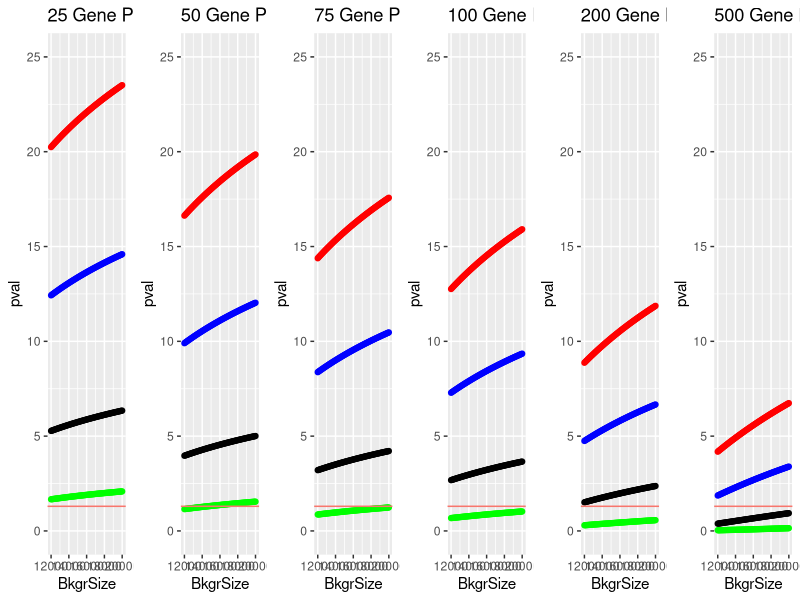
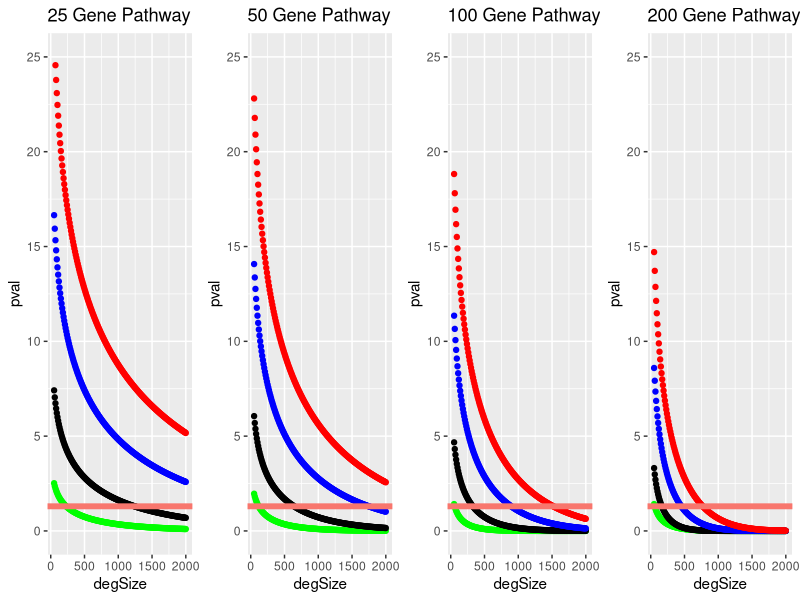

The R source for these figures, in order:
## ---- chunk 1
knitr::opts_chunk$set(echo = TRUE)
## ---- chunk 2
library(ggplot2)
library(tidyverse)
library(ggpubr)
## ---- chunk 3
make.df2 <- function(denomItem){
  a <- data.frame(c(2,degSize),c(pathSize,denomItem))
  x <- fisher.test(a, alternative="greater")
  return(-log(x$p.value,10))
}

make.df5 <- function(denomItem){
  a <- data.frame(c(5,degSize),c(pathSize,denomItem))
  x <- fisher.test(a, alternative="greater")
  return(-log(x$p.value,10))
}

make.df10 <- function(denomItem){
  a <- data.frame(c(10,degSize),c(pathSize,denomItem))
  x <- fisher.test(a, alternative="greater")
  return(-log(x$p.value,10))
}

make.df15 <- function(denomItem){
  a <- data.frame(c(15,degSize),c(pathSize,denomItem))
  x <- fisher.test(a, alternative="greater")
  return(-log(x$p.value,10))
}

make.df25 <- function(denomItem){
  a <- data.frame(c(25,degSize),c(pathSize,denomItem))
  x <- fisher.test(a, alternative="greater")
  return(-log(x$p.value,10))
}

make.df50 <- function(denomItem){
  a <- data.frame(c(50,degSize),c(pathSize,denomItem))
  x <- fisher.test(a, alternative="greater")
  return(-log(x$p.value,10))
}

make.df100 <- function(denomItem){
  a <- data.frame(c(100,degSize),c(pathSize,denomItem))
  x <- fisher.test(a, alternative="greater")
  return(-log(x$p.value,10))
}

make.df200 <- function(denomItem){
  a <- data.frame(c(200,degSize),c(pathSize,denomItem))
  x <- fisher.test(a, alternative="greater")
  return(-log(x$p.value,10))
}

## ---- chunk 4
denom <- seq(from = 12000, to = 20000, by = 100)
degSize <- 100
###########
pathSize <- 25

x2 <- lapply(denom, make.df2)
x2.Plot <- as.data.frame(cbind(denom,unlist(x2)))
colnames(x2.Plot) <- c("BkgrSize","pval")

x5 <- lapply(denom, make.df5)
x5.Plot <- as.data.frame(cbind(denom,unlist(x5)))
colnames(x5.Plot) <- c("BkgrSize","pval")

x10 <- lapply(denom, make.df10)
x10.Plot <- as.data.frame(cbind(denom,unlist(x10)))
colnames(x10.Plot) <- c("BkgrSize","pval")

x15 <- lapply(denom, make.df15)
x15.Plot <- as.data.frame(cbind(denom,unlist(x15)))
colnames(x15.Plot) <- c("BkgrSize","pval")

pl.25 <- ggplot() + geom_point(data=x2.Plot, aes(x=BkgrSize, y=pval), color="green") + geom_point(data=x5.Plot, aes(x=BkgrSize, y=pval), color="black") + geom_point(data=x10.Plot, aes(x=BkgrSize, y=pval), color="blue") + geom_point(data=x15.Plot, aes(x=BkgrSize, y=pval), color="red") + geom_hline(aes(yintercept=1.3, linetype="dashed", color = "red")) + ylim(0, 25) + ggtitle("25 Gene Pathway")
###########
pathSize <- 50

x2 <- lapply(denom, make.df2)
x2.Plot <- as.data.frame(cbind(denom,unlist(x2)))
colnames(x2.Plot) <- c("BkgrSize","pval")

x5 <- lapply(denom, make.df5)
x5.Plot <- as.data.frame(cbind(denom,unlist(x5)))
colnames(x5.Plot) <- c("BkgrSize","pval")

x10 <- lapply(denom, make.df10)
x10.Plot <- as.data.frame(cbind(denom,unlist(x10)))
colnames(x10.Plot) <- c("BkgrSize","pval")

x15 <- lapply(denom, make.df15)
x15.Plot <- as.data.frame(cbind(denom,unlist(x15)))
colnames(x15.Plot) <- c("BkgrSize","pval")

pl.50 <- ggplot() + geom_point(data=x2.Plot, aes(x=BkgrSize, y=pval), color="green") + geom_point(data=x5.Plot, aes(x=BkgrSize, y=pval), color="black") + geom_point(data=x10.Plot, aes(x=BkgrSize, y=pval), color="blue") + geom_point(data=x15.Plot, aes(x=BkgrSize, y=pval), color="red") + geom_hline(aes(yintercept=1.3, linetype="dashed", color = "red")) + ylim(0, 25) + ggtitle("50 Gene Pathway")
###########
pathSize <- 75

x2 <- lapply(denom, make.df2)
x2.Plot <- as.data.frame(cbind(denom,unlist(x2)))
colnames(x2.Plot) <- c("BkgrSize","pval")

x5 <- lapply(denom, make.df5)
x5.Plot <- as.data.frame(cbind(denom,unlist(x5)))
colnames(x5.Plot) <- c("BkgrSize","pval")

x10 <- lapply(denom, make.df10)
x10.Plot <- as.data.frame(cbind(denom,unlist(x10)))
colnames(x10.Plot) <- c("BkgrSize","pval")

x15 <- lapply(denom, make.df15)
x15.Plot <- as.data.frame(cbind(denom,unlist(x15)))
colnames(x15.Plot) <- c("BkgrSize","pval")

pl.75 <- ggplot() + geom_point(data=x2.Plot, aes(x=BkgrSize, y=pval), color="green") + geom_point(data=x5.Plot, aes(x=BkgrSize, y=pval), color="black") + geom_point(data=x10.Plot, aes(x=BkgrSize, y=pval), color="blue") + geom_point(data=x15.Plot, aes(x=BkgrSize, y=pval), color="red") + geom_hline(aes(yintercept=1.3, linetype="dashed", color = "red")) + ylim(0, 25) + ggtitle("75 Gene Pathway")
###########
pathSize <- 100

x2 <- lapply(denom, make.df2)
x2.Plot <- as.data.frame(cbind(denom,unlist(x2)))
colnames(x2.Plot) <- c("BkgrSize","pval")

x5 <- lapply(denom, make.df5)
x5.Plot <- as.data.frame(cbind(denom,unlist(x5)))
colnames(x5.Plot) <- c("BkgrSize","pval")

x10 <- lapply(denom, make.df10)
x10.Plot <- as.data.frame(cbind(denom,unlist(x10)))
colnames(x10.Plot) <- c("BkgrSize","pval")

x15 <- lapply(denom, make.df15)
x15.Plot <- as.data.frame(cbind(denom,unlist(x15)))
colnames(x15.Plot) <- c("BkgrSize","pval")

pl.100 <- ggplot() + geom_point(data=x2.Plot, aes(x=BkgrSize, y=pval), color="green") + geom_point(data=x5.Plot, aes(x=BkgrSize, y=pval), color="black") + geom_point(data=x10.Plot, aes(x=BkgrSize, y=pval), color="blue") + geom_point(data=x15.Plot, aes(x=BkgrSize, y=pval), color="red") + geom_hline(aes(yintercept=1.3, linetype="dashed", color = "red")) + ylim(0, 25) + ggtitle("100 Gene Pathway")
###########
pathSize <- 200

x2 <- lapply(denom, make.df2)
x2.Plot <- as.data.frame(cbind(denom,unlist(x2)))
colnames(x2.Plot) <- c("BkgrSize","pval")

x5 <- lapply(denom, make.df5)
x5.Plot <- as.data.frame(cbind(denom,unlist(x5)))
colnames(x5.Plot) <- c("BkgrSize","pval")

x10 <- lapply(denom, make.df10)
x10.Plot <- as.data.frame(cbind(denom,unlist(x10)))
colnames(x10.Plot) <- c("BkgrSize","pval")

x15 <- lapply(denom, make.df15)
x15.Plot <- as.data.frame(cbind(denom,unlist(x15)))
colnames(x15.Plot) <- c("BkgrSize","pval")

pl.200 <- ggplot() + geom_point(data=x2.Plot, aes(x=BkgrSize, y=pval), color="green") + geom_point(data=x5.Plot, aes(x=BkgrSize, y=pval), color="black") + geom_point(data=x10.Plot, aes(x=BkgrSize, y=pval), color="blue") + geom_point(data=x15.Plot, aes(x=BkgrSize, y=pval), color="red") + geom_hline(aes(yintercept=1.3, linetype="dashed", color = "red")) + ylim(0, 25) + ggtitle("200 Gene Pathway")
###########
pathSize <- 500

x2 <- lapply(denom, make.df2)
x2.Plot <- as.data.frame(cbind(denom,unlist(x2)))
colnames(x2.Plot) <- c("BkgrSize","pval")

x5 <- lapply(denom, make.df5)
x5.Plot <- as.data.frame(cbind(denom,unlist(x5)))
colnames(x5.Plot) <- c("BkgrSize","pval")

x10 <- lapply(denom, make.df10)
x10.Plot <- as.data.frame(cbind(denom,unlist(x10)))
colnames(x10.Plot) <- c("BkgrSize","pval")

x15 <- lapply(denom, make.df15)
x15.Plot <- as.data.frame(cbind(denom,unlist(x15)))
colnames(x15.Plot) <- c("BkgrSize","pval")

pl.500 <- ggplot() + geom_point(data=x2.Plot, aes(x=BkgrSize, y=pval), color="green") + geom_point(data=x5.Plot, aes(x=BkgrSize, y=pval), color="black") + geom_point(data=x10.Plot, aes(x=BkgrSize, y=pval), color="blue") + geom_point(data=x15.Plot, aes(x=BkgrSize, y=pval), color="red") + geom_hline(aes(yintercept=1.3, linetype="dashed", color = "red")) + ylim(0, 25) + ggtitle("500 Gene Pathway")
## ---- chunk 5
ggarrange(pl.25,pl.50,pl.75,pl.100,pl.200,pl.500, legend = FALSE, ncol=6, nrow=1) 
## ---- chunk 6
# < -1 FC
a <- data.frame(c(8,62-8),c(194,20237-194))
a
fisher.test(a, alternative="greater")

b <- data.frame(c(27,268-27),c(194,20237-194))
b
fisher.test(b, alternative="greater")

d.ex1 <- data.frame(c(3,297),c(37,29663))
d.ex1
fisher.test(d.ex1, alternative="greater")

d.ex2 <- data.frame(c(3-1,297),c(37+1,29663))
d.ex2
fisher.test(d.ex2, alternative="greater")
## ---- chunk 7
testDGEs.df <- function(degCount){
  a <- data.frame(c(degsInPath,degCount),c(pathSize,bkground))
  x <- fisher.test(a, alternative="greater")
  return(-log(x$p.value,10))
}

degSize <- seq(from = 50, to = 2000, by = 10)
bkground <- 17000
###########
pathSize <- 25

degsInPath <- 2

degs.2 <- lapply(degSize, testDGEs.df)
degs.2.Plot <- as.data.frame(cbind(degSize,unlist(degs.2)))
colnames(degs.2.Plot) <- c("degSize","pval")

degsInPath <- 5

degs.5 <- lapply(degSize, testDGEs.df)
degs.5.Plot <- as.data.frame(cbind(degSize,unlist(degs.5)))
colnames(degs.5.Plot) <- c("degSize","pval")

degsInPath <- 10

degs.10 <- lapply(degSize, testDGEs.df)
degs.10.Plot <- as.data.frame(cbind(degSize,unlist(degs.10)))
colnames(degs.10.Plot) <- c("degSize","pval")

degsInPath <- 15

degs.15 <- lapply(degSize, testDGEs.df)
degs.15.Plot <- as.data.frame(cbind(degSize,unlist(degs.15)))
colnames(degs.15.Plot) <- c("degSize","pval")

pl.25path <- ggplot() + geom_point(data=degs.2.Plot, aes(x=degSize, y=pval), color="green") + geom_point(data=degs.5.Plot, aes(x=degSize, y=pval), color="black") + geom_point(data=degs.10.Plot, aes(x=degSize, y=pval), color="blue") + geom_point(data=degs.15.Plot, aes(x=degSize, y=pval), color="red") + geom_hline(aes(yintercept=1.3, color = "red"), size=2) + ylim(0, 25) + ggtitle("25 Gene Pathway")

###########
pathSize <- 50

degsInPath <- 2

degs.2 <- lapply(degSize, testDGEs.df)
degs.2.Plot <- as.data.frame(cbind(degSize,unlist(degs.2)))
colnames(degs.2.Plot) <- c("degSize","pval")

degsInPath <- 5

degs.5 <- lapply(degSize, testDGEs.df)
degs.5.Plot <- as.data.frame(cbind(degSize,unlist(degs.5)))
colnames(degs.5.Plot) <- c("degSize","pval")

degsInPath <- 10

degs.10 <- lapply(degSize, testDGEs.df)
degs.10.Plot <- as.data.frame(cbind(degSize,unlist(degs.10)))
colnames(degs.10.Plot) <- c("degSize","pval")

degsInPath <- 15

degs.15 <- lapply(degSize, testDGEs.df)
degs.15.Plot <- as.data.frame(cbind(degSize,unlist(degs.15)))
colnames(degs.15.Plot) <- c("degSize","pval")

pl.50path <- ggplot() + geom_point(data=degs.2.Plot, aes(x=degSize, y=pval), color="green") + geom_point(data=degs.5.Plot, aes(x=degSize, y=pval), color="black") + geom_point(data=degs.10.Plot, aes(x=degSize, y=pval), color="blue") + geom_point(data=degs.15.Plot, aes(x=degSize, y=pval), color="red") + geom_hline(aes(yintercept=1.3, color = "red"), size=2) + ylim(0, 25) + ggtitle("50 Gene Pathway")
###########
pathSize <- 100

degsInPath <- 2

degs.2 <- lapply(degSize, testDGEs.df)
degs.2.Plot <- as.data.frame(cbind(degSize,unlist(degs.2)))
colnames(degs.2.Plot) <- c("degSize","pval")

degsInPath <- 5

degs.5 <- lapply(degSize, testDGEs.df)
degs.5.Plot <- as.data.frame(cbind(degSize,unlist(degs.5)))
colnames(degs.5.Plot) <- c("degSize","pval")

degsInPath <- 10

degs.10 <- lapply(degSize, testDGEs.df)
degs.10.Plot <- as.data.frame(cbind(degSize,unlist(degs.10)))
colnames(degs.10.Plot) <- c("degSize","pval")

degsInPath <- 15

degs.15 <- lapply(degSize, testDGEs.df)
degs.15.Plot <- as.data.frame(cbind(degSize,unlist(degs.15)))
colnames(degs.15.Plot) <- c("degSize","pval")

pl.100path <- ggplot() + geom_point(data=degs.2.Plot, aes(x=degSize, y=pval), color="green") + geom_point(data=degs.5.Plot, aes(x=degSize, y=pval), color="black") + geom_point(data=degs.10.Plot, aes(x=degSize, y=pval), color="blue") + geom_point(data=degs.15.Plot, aes(x=degSize, y=pval), color="red") + geom_hline(aes(yintercept=1.3, color = "red"), size=2) + ylim(0, 25) + ggtitle("100 Gene Pathway")
###########
pathSize <- 200

degsInPath <- 2

degs.2 <- lapply(degSize, testDGEs.df)
degs2.Plot <- as.data.frame(cbind(degSize,unlist(degs.2)))
colnames(degs.2.Plot) <- c("degSize","pval")

degsInPath <- 5

degs.5 <- lapply(degSize, testDGEs.df)
degs.5.Plot <- as.data.frame(cbind(degSize,unlist(degs.5)))
colnames(degs.5.Plot) <- c("degSize","pval")

degsInPath <- 10

degs.10 <- lapply(degSize, testDGEs.df)
degs.10.Plot <- as.data.frame(cbind(degSize,unlist(degs.10)))
colnames(degs.10.Plot) <- c("degSize","pval")

degsInPath <- 15

degs.15 <- lapply(degSize, testDGEs.df)
degs.15.Plot <- as.data.frame(cbind(degSize,unlist(degs.15)))
colnames(degs.15.Plot) <- c("degSize","pval")

pl.200path <- ggplot() + geom_point(data=degs.2.Plot, aes(x=degSize, y=pval), color="green") + geom_point(data=degs.5.Plot, aes(x=degSize, y=pval), color="black") + geom_point(data=degs.10.Plot, aes(x=degSize, y=pval), color="blue") + geom_point(data=degs.15.Plot, aes(x=degSize, y=pval), color="red") + geom_hline(aes(yintercept=1.3, color = "red"), size=2) + ylim(0, 25) + ggtitle("200 Gene Pathway")
## ---- chunk 8
ggarrange(pl.25path, pl.50path, pl.100path,pl.200path, legend = FALSE, ncol=4, nrow=1) 
